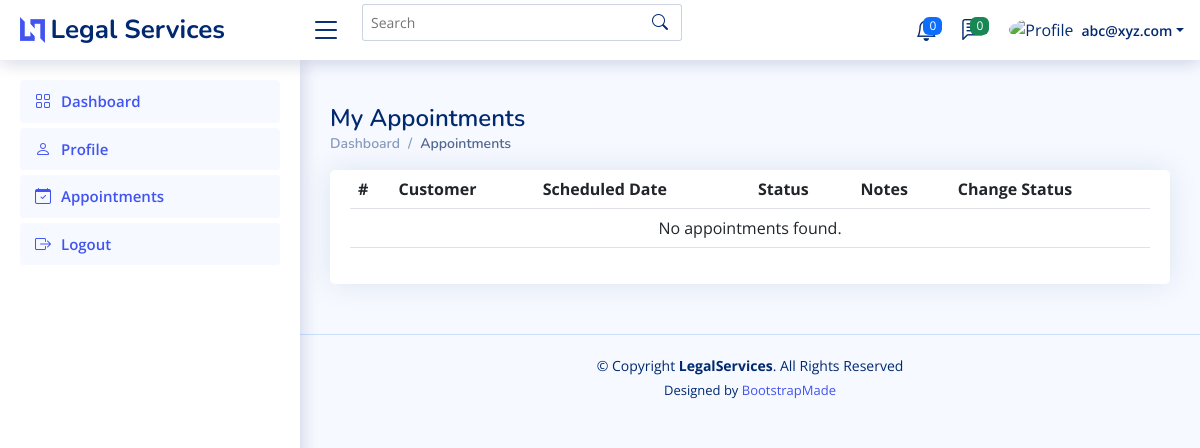
The page /lawyer/appointments.php (signed in) on the database as committed earlier.
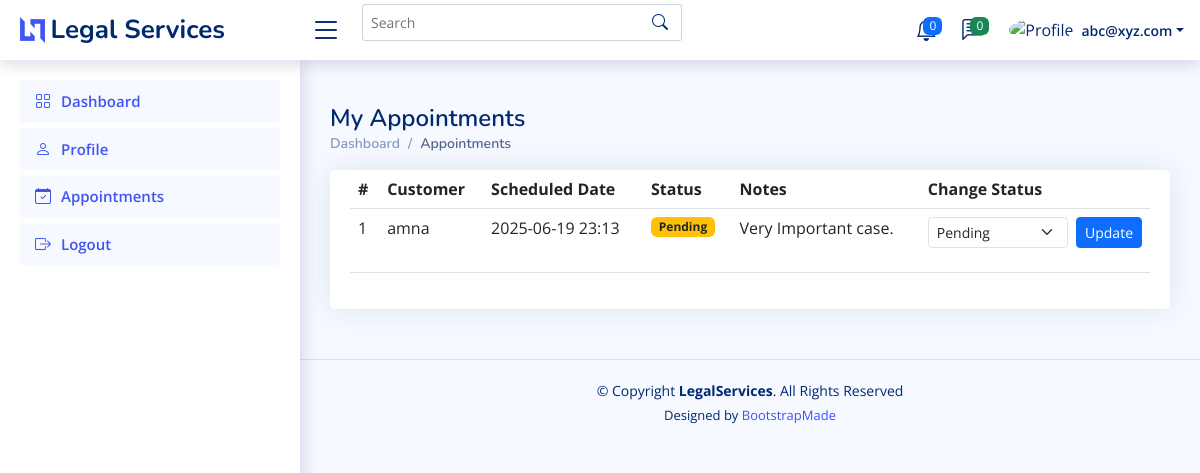
The same page on the database as committed later.
### tables this page shows
CREATE TABLE `appointments` (
  `appointment_id` int(11) NOT NULL,
  `customer_id` int(11) NOT NULL,
  `lawyer_id` int(11) NOT NULL,
  `schedule_date` datetime NOT NULL,
  `status` enum('Pending','Confirmed','Completed') DEFAULT 'Pending',
  `notes` text DEFAULT NULL,
  `created_at` timestamp NOT NULL DEFAULT current_timestamp()
);

CREATE TABLE `users` (
  `user_id` int(11) NOT NULL,
  `name` varchar(100) NOT NULL,
  `email` varchar(150) NOT NULL,
  `password` varchar(255) NOT NULL,
  `profile_photo` varchar(255) DEFAULT NULL,
  `user_type` enum('Customer','Lawyer','Admin') NOT NULL,
  `city_id` int(11) DEFAULT NULL,
  `created_at` timestamp NOT NULL DEFAULT current_timestamp(),
  `contact_info` varchar(255) DEFAULT NULL
);

### lawyer/appointments.php (the view, shortened to what this page needs)
<?php
require('inc.header.php');
$lawyer_id = $_SESSION['LawyerID'];
$sql = "
SELECT a.*, u.name AS customer_name
FROM appointments a
JOIN users u ON a.customer_id = u.user_id
WHERE a.lawyer_id = ?
ORDER BY a.schedule_date DESC
";
$stmt = $conn->prepare($sql);
$stmt->bind_param('i', $lawyer_id);
$stmt->execute();
$result = $stmt->get_result();
$appointments = [];
while ($row = $result->fetch_assoc()) {
    $appointments[] = $row;
}
?>
<?php include('inc.header.php'); ?>
<main id="main" class="main">
  <div class="pagetitle">
    <h1>My Appointments</h1>
    <nav>
      <ol class="breadcrumb">
        <li class="breadcrumb-item"><a href="index.php">Dashboard</a></li>
        <li class="breadcrumb-item active">Appointments</li>
      </ol>
    </nav>
  </div>
  <section class="section">
    <div class="row">
      <div class="col-lg-12">
        <div class="card">
          <div class="card-body">
            <table class="table datatable">
              <thead>
                <tr>
                  <th>#</th>
                  <th>Customer</th>
                  <th>Scheduled Date</th>
                  <th>Status</th>
                  <th>Notes</th>
                  <th>Change Status</th>
                </tr>
              </thead>
              <tbody>
                <?php if (count($appointments) > 0): ?>
                  <?php foreach ($appointments as $index => $appt): ?>
                    <tr>
                      <td><?= $index + 1 ?></td>
                      <td><?= htmlspecialchars($appt['customer_name']) ?></td>
                      <td><?= date('Y-m-d H:i', strtotime($appt['schedule_date'])) ?></td>
                      <td>
                        <span class="badge
                        <?php
                          if ($appt['status'] === 'Pending') echo 'bg-warning text-dark';
                          elseif ($appt['status'] === 'Confirmed') echo 'bg-primary';
                          elseif ($appt['status'] === 'Completed') echo 'bg-success';
                          else echo 'bg-secondary';
                        ?>">
                        <?= htmlspecialchars($appt['status']) ?>
                        </span>
                      </td>
                      <td><?= htmlspecialchars($appt['notes']) ?: '-' ?></td>
                      <td>
                        <form method="post" class="d-flex align-items-center gap-2">
                          <select name="status" class="form-select form-select-sm" required>
                            <option value="Pending" <?= $appt['status'] === 'Pending' ? 'selected' : '' ?>>Pending</option>
                          </select>
                          <button type="submit" name="update_status" class="btn btn-sm btn-primary">Update</button>
                        </form>
                      </td>
                    </tr>
                  <?php endforeach; ?>
                <?php else: ?>
                  <tr>
                    <td colspan="6" class="text-center">No appointments found.</td>
                  </tr>
                <?php endif; ?>
              </tbody>
            </table>
          </div>
        </div>
      </div>
    </div>
  </section>
</main>
<?php include('inc.footer.php'); ?>

Rows that differ between the two databases and show on the page:
added appointments: customer.name "amna", schedule_date "2025-06-19 23:13", status "Pending", notes "Very Important case."
Other text that changed with them:
text no longer shown: "No appointments found."
